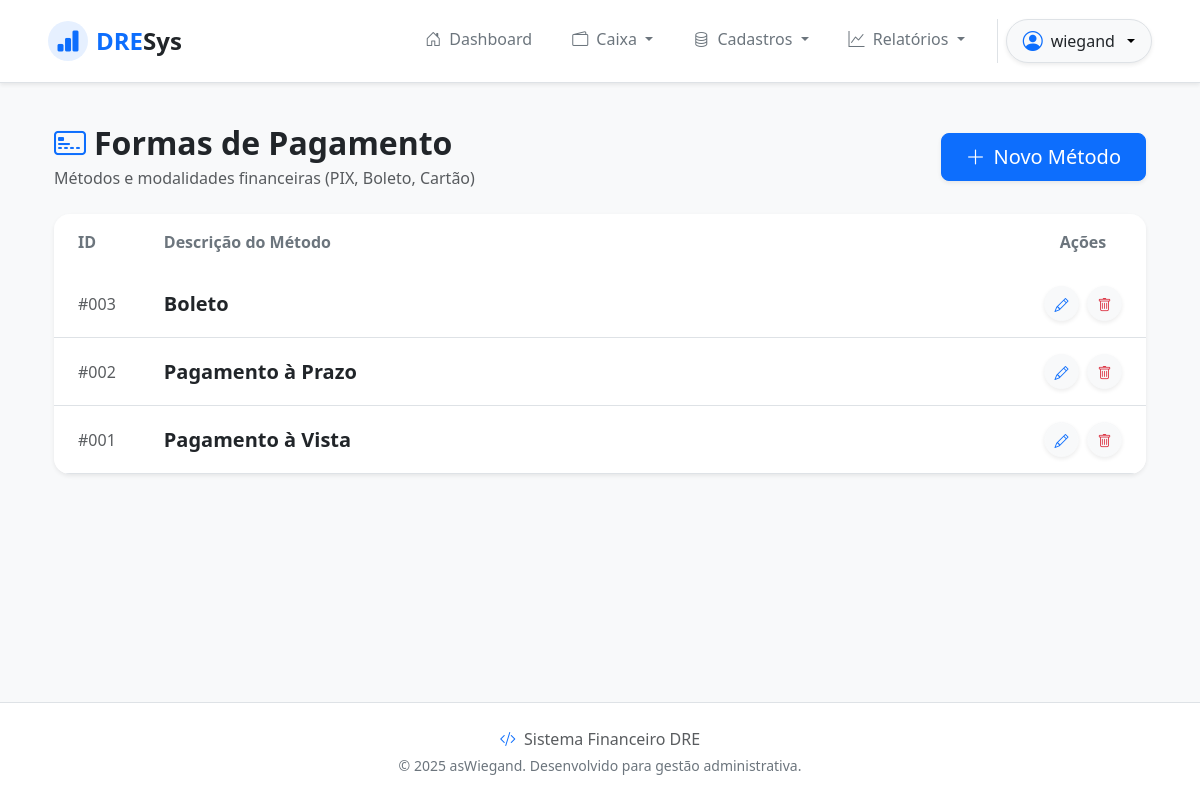
/payments/ (signed in), run on the app's committed database.
### payments/models.py (models this page shows, shortened)
class Payment(models.Model):
    name = models.CharField(max_length=20, blank=False, null=False)
    class Meta:
        ordering = ['name']

### payments/views.py (the view)
# urls.py: path('payments/', PaymentListView.as_view(), name='payment_list'),
class PaymentListView(LoginRequiredMixin, PermissionRequiredMixin, ListView):
    permission_required = 'payments.view_payment'
    model = Payment
    template_name = 'payment_list.html'
    context_object_name = 'payments'

### payments/templates/payment_list.html (shortened to what this page needs)
{% extends 'base.html' %}
{% load static %}
{% block content %}
<div class="container-fluid py-4">
    <div class="row mb-4 align-items-center">
        <div class="col-md-6">
            <h2 class="fw-bold text-dark mb-1">
                <i class="bi bi-credit-card-2-front text-primary me-2"></i>Formas de Pagamento
            </h2>
            <p class="text-muted mb-0">Métodos e modalidades financeiras (PIX, Boleto, Cartão)</p>
        </div>
        <div class="col-md-6 text-md-end mt-3 mt-md-0">
            {% if perms.payments.add_payment %}
            <a href="{% url 'payment_create' %}" class="btn btn-primary btn-lg shadow-sm rounded-3 px-4">
                <i class="bi bi-plus-lg me-2"></i>Novo Método
            </a>
            {% endif %}
        </div>
    </div>
    <div class="card border-0 shadow-sm rounded-4 overflow-hidden">
        <div class="table-responsive">
            <table class="table table-hover align-middle mb-0">
                <thead class="bg-light">
                    <tr>
                        <th class="py-3 px-4 text-secondary fw-semibold border-0" style="width: 80px;">ID</th>
                        <th class="py-3 px-4 text-secondary fw-semibold border-0">Descrição do Método</th>
                        <th class="py-3 px-4 text-secondary fw-semibold border-0 text-center" style="width: 120px;">
                            Ações</th>
                    </tr>
                </thead>
                <tbody class="border-top-0">
                    {% for forma in payments %}
                    <tr>
                        <td class="px-4 py-3 text-muted fw-medium">
                            #{{ forma.id|stringformat:"03d" }}
                        </td>
                        <td class="px-4 py-3">
                            <span class="fw-bold text-dark fs-5">{{ forma.name }}</span>
                        </td>
                        <td class="px-4 py-3 text-center">
                            <div class="d-flex justify-content-center gap-2">
                                {% if perms.payments.change_payment %}
                                <a href="{% url 'payment_update' forma.id %}"
                                    class="btn btn-light btn-sm rounded-circle shadow-sm"
                                    style="width: 35px; height: 35px; padding: 0.45rem;" title="Editar">
                                    <i class="bi bi-pencil text-primary"></i>
                                </a>
                                {% endif %}
                                {% if perms.payments.delete_payment %}
                                <a href="{% url 'payment_delete' forma.id %}"
                                    class="btn btn-light btn-sm rounded-circle shadow-sm"
                                    style="width: 35px; height: 35px; padding: 0.45rem;" title="Excluir">
                                    <i class="bi bi-trash text-danger"></i>
                                </a>
                                {% endif %}
                            </div>
                        </td>
                    </tr>
                    {% endfor %}
                </tbody>
            </table>
        </div>
    </div>
</div>
{% endblock %}

### app/templates/components/_header.html (shortened to what this page needs)
<nav class="navbar navbar-expand-lg navbar-light bg-white fixed-top shadow-sm py-3 border-bottom">
  <div class="container-fluid px-4 px-lg-5">
    <a class="navbar-brand d-flex align-items-center fw-bold fs-4 text-primary" href="{% url 'home' %}">
      <div
        class="bg-primary bg-opacity-10 text-primary rounded-circle d-flex align-items-center justify-content-center me-2"
        style="width: 40px; height: 40px;">
        <i class="bi bi-bar-chart-fill"></i>
      </div>
      DRE<span class="text-dark">Sys</span>
    </a>
    <div class="collapse navbar-collapse" id="navbarMain">
      <ul class="navbar-nav ms-auto mb-2 mb-lg-0 gap-2">
        {% if request.user.is_authenticated %}
        <li class="nav-item">
          <a class="nav-link fw-medium px-3 {% if request.resolver_match.url_name == 'home' %}active text-primary{% else %}text-secondary{% endif %}"
            href="{% url 'home' %}">
            <i class="bi bi-house-door me-1"></i> Dashboard
          </a>
        </li>
        {% if perms.inflows.view_inflow or perms.outflows.view_outflow or perms.moviments.view_moviment %}
        <li class="nav-item dropdown">
          <a class="nav-link dropdown-toggle fw-medium px-3 text-secondary" href="#" id="caixaDropdown" role="button"
            data-bs-toggle="dropdown" aria-expanded="false">
            <i class="bi bi-wallet2 me-1"></i> Caixa
          </a>
        </li>
        {% endif %}
        {% if perms.suppliers.view_supplier or perms.banks.view_bank or perms.accountings.view_accounting or perms.payments.view_payment %}
        <li class="nav-item dropdown">
          <a class="nav-link dropdown-toggle fw-medium px-3 text-secondary" href="#" id="cadastrosDropdown"
            role="button" data-bs-toggle="dropdown" aria-expanded="false">
            <i class="bi bi-database me-1"></i> Cadastros
          </a>
        </li>
        {% endif %}
        {% if perms.inflows.view_inflow or perms.outflows.view_outflow %}
        <li class="nav-item dropdown">
          <a class="nav-link dropdown-toggle fw-medium px-3 text-secondary" href="#" id="relatoriosDropdown"
            role="button" data-bs-toggle="dropdown" aria-expanded="false">
            <i class="bi bi-graph-up me-1"></i> Relatórios
          </a>
        </li>
        {% endif %}
        <li class="nav-item border-start ms-2 ps-2">
          <div class="dropdown">
            <button
              class="btn btn-light dropdown-toggle d-flex align-items-center gap-2 rounded-pill px-3 shadow-sm border"
              type="button" id="userMenu" data-bs-toggle="dropdown" aria-expanded="false">
              <i class="bi bi-person-circle fs-5 text-primary"></i>
              <span class="fw-medium text-dark">{{ request.user.username }}</span>
            </button>
          </div>
        </li>
        {% endif %}
      </ul>
    </div>
  </div>
</nav>

### app/templates/base.html (style rules this page uses)
body { background-color: #f8f9fa; }

### app/templates/components/_header.html (style rules this page uses)
.navbar .nav-link { transition: color 0.2s ease-in-out; }

### data on the page
Payment: id "003", name "Boleto"
Payment: id "002", name "Pagamento à Prazo"
Payment: id "001", name "Pagamento à Vista"

### other printed values
{{ request.user.username }} "wiegand"
